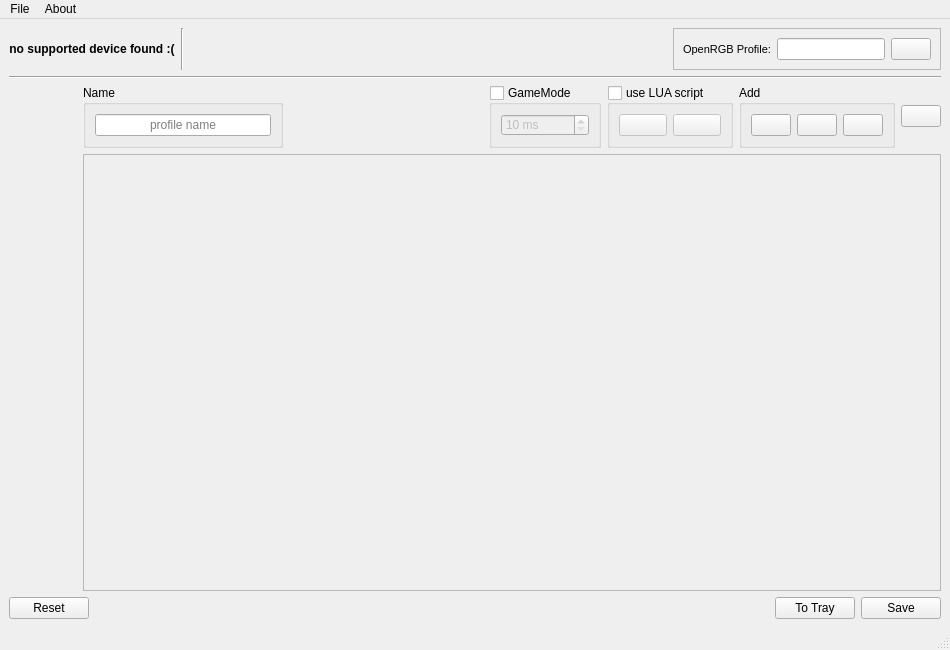
<?xml version="1.0" encoding="UTF-8"?>
<ui version="4.0">
 <class>MainWindow</class>
 <widget class="QMainWindow" name="MainWindow">
  <property name="geometry">
   <rect>
    <x>0</x>
    <y>0</y>
    <width>950</width>
    <height>650</height>
   </rect>
  </property>
  <property name="styleSheet">
   <string notr="true">QLabel#asd {
	image: url(:/icons/MEMORY_1.png);
	border: 4px solid black;
	border-radius: 10;
}

QLabel#asd:hover {
	border-color: rgb(0, 170, 255);
}

QLabel#asd:pressed {
	border-color: red;
}
</string>
  </property>
  <widget class="QWidget" name="centralwidget">
   <layout class="QVBoxLayout" name="verticalLayout">
    <item>
     <layout class="QHBoxLayout" name="horizontalLayout_6">
      <item>
       <layout class="QHBoxLayout" name="horizontalLayout_7">
        <item>
         <widget class="QLabel" name="supportedDevice">
          <property name="font">
           <font>
            <weight>75</weight>
            <bold>true</bold>
           </font>
          </property>
          <property name="text">
           <string>no supported device found :(</string>
          </property>
          <property name="alignment">
           <set>Qt::AlignCenter</set>
          </property>
         </widget>
        </item>
        <item>
         <widget class="Line" name="line_2">
          <property name="orientation">
           <enum>Qt::Vertical</enum>
          </property>
         </widget>
        </item>
       </layout>
      </item>
      <item>
       <layout class="QHBoxLayout" name="memoryKeySlots"/>
      </item>
      <item>
       <spacer name="horizontalSpacer_3">
        <property name="orientation">
         <enum>Qt::Horizontal</enum>
        </property>
        <property name="sizeHint" stdset="0">
         <size>
          <width>40</width>
          <height>20</height>
         </size>
        </property>
       </spacer>
      </item>
      <item>
       <widget class="QFrame" name="frame">
        <property name="sizePolicy">
         <sizepolicy hsizetype="Maximum" vsizetype="Preferred">
          <horstretch>0</horstretch>
          <verstretch>0</verstretch>
         </sizepolicy>
        </property>
        <property name="frameShape">
         <enum>QFrame::StyledPanel</enum>
        </property>
        <property name="frameShadow">
         <enum>QFrame::Raised</enum>
        </property>
        <layout class="QHBoxLayout" name="horizontalLayout">
         <item>
          <widget class="QLabel" name="label_2">
           <property name="sizePolicy">
            <sizepolicy hsizetype="Preferred" vsizetype="Preferred">
             <horstretch>0</horstretch>
             <verstretch>0</verstretch>
            </sizepolicy>
           </property>
           <property name="font">
            <font>
             <pointsize>8</pointsize>
            </font>
           </property>
           <property name="text">
            <string>OpenRGB Profile:</string>
           </property>
           <property name="alignment">
            <set>Qt::AlignCenter</set>
           </property>
          </widget>
         </item>
         <item>
          <widget class="QLineEdit" name="openRGBedit"/>
         </item>
         <item>
          <widget class="QPushButton" name="openRGBhelp">
           <property name="toolTip">
            <string>just freaking click it!</string>
           </property>
           <property name="whatsThis">
            <string>THIS IS A HELP BUTTON!</string>
           </property>
           <property name="text">
            <string/>
           </property>
           <property name="icon">
            <iconset theme="help-about">
             <normaloff>.</normaloff>.</iconset>
           </property>
          </widget>
         </item>
        </layout>
       </widget>
      </item>
     </layout>
    </item>
    <item>
     <widget class="Line" name="line">
      <property name="orientation">
       <enum>Qt::Horizontal</enum>
      </property>
     </widget>
    </item>
    <item>
     <layout class="QHBoxLayout" name="horizontalLayout_2">
      <item>
       <widget class="QScrollArea" name="scrollArea">
        <property name="sizePolicy">
         <sizepolicy hsizetype="Minimum" vsizetype="Expanding">
          <horstretch>0</horstretch>
          <verstretch>0</verstretch>
         </sizepolicy>
        </property>
        <property name="frameShape">
         <enum>QFrame::NoFrame</enum>
        </property>
        <property name="lineWidth">
         <number>1</number>
        </property>
        <property name="widgetResizable">
         <bool>true</bool>
        </property>
        <property name="alignment">
         <set>Qt::AlignLeading|Qt::AlignLeft|Qt::AlignTop</set>
        </property>
        <widget class="QWidget" name="macroKeys">
         <property name="geometry">
          <rect>
           <x>0</x>
           <y>0</y>
           <width>83</width>
           <height>460</height>
          </rect>
         </property>
         <layout class="QVBoxLayout" name="verticalLayout_2">
          <property name="leftMargin">
           <number>4</number>
          </property>
          <property name="topMargin">
           <number>4</number>
          </property>
          <property name="rightMargin">
           <number>4</number>
          </property>
          <property name="bottomMargin">
           <number>4</number>
          </property>
          <item>
           <layout class="QVBoxLayout" name="macroKeySlots"/>
          </item>
         </layout>
        </widget>
       </widget>
      </item>
      <item>
       <layout class="QVBoxLayout" name="verticalLayout_3">
        <item>
         <layout class="QHBoxLayout" name="horizontalLayout_4">
          <item>
           <widget class="QGroupBox" name="groupBox_2">
            <property name="title">
             <string>Name</string>
            </property>
            <layout class="QHBoxLayout" name="horizontalLayout_8">
             <item>
              <widget class="QLineEdit" name="macroNameEdit">
               <property name="alignment">
                <set>Qt::AlignCenter</set>
               </property>
               <property name="placeholderText">
                <string>profile name</string>
               </property>
              </widget>
             </item>
            </layout>
           </widget>
          </item>
          <item>
           <spacer name="horizontalSpacer_2">
            <property name="orientation">
             <enum>Qt::Horizontal</enum>
            </property>
            <property name="sizeHint" stdset="0">
             <size>
              <width>40</width>
              <height>20</height>
             </size>
            </property>
           </spacer>
          </item>
          <item>
           <widget class="QGroupBox" name="gameMode">
            <property name="toolTip">
             <string>&lt;html&gt;&lt;head/&gt;&lt;body&gt;&lt;p&gt;&amp;quot;GameMode&amp;quot; adds a delay between actions.&lt;/p&gt;&lt;p&gt;Some games struggle to recognize it when execution is too fast.&lt;/p&gt;&lt;/body&gt;&lt;/html&gt;</string>
            </property>
            <property name="title">
             <string>GameMode</string>
            </property>
            <property name="checkable">
             <bool>true</bool>
            </property>
            <property name="checked">
             <bool>false</bool>
            </property>
            <layout class="QHBoxLayout" name="horizontalLayout_9">
             <item>
              <widget class="QSpinBox" name="gameModeTime">
               <property name="toolTip">
                <string>delay in milliseconds</string>
               </property>
               <property name="suffix">
                <string> ms</string>
               </property>
               <property name="minimum">
                <number>10</number>
               </property>
               <property name="maximum">
                <number>1000</number>
               </property>
               <property name="singleStep">
                <number>10</number>
               </property>
               <property name="stepType">
                <enum>QAbstractSpinBox::DefaultStepType</enum>
               </property>
              </widget>
             </item>
            </layout>
           </widget>
          </item>
          <item>
           <widget class="QGroupBox" name="useScripting">
            <property name="title">
             <string>use LUA script</string>
            </property>
            <property name="checkable">
             <bool>true</bool>
            </property>
            <property name="checked">
             <bool>false</bool>
            </property>
            <layout class="QHBoxLayout" name="horizontalLayout_10">
             <item>
              <widget class="QPushButton" name="editScript">
               <property name="toolTip">
                <string>edit LUA script</string>
               </property>
               <property name="icon">
                <iconset theme="document-edit"/>
               </property>
              </widget>
             </item>
             <item>
              <widget class="QPushButton" name="checkScript">
               <property name="toolTip">
                <string>validate LUA script</string>
               </property>
               <property name="icon">
                <iconset theme="dialog-ok"/>
               </property>
              </widget>
             </item>
            </layout>
           </widget>
          </item>
          <item>
           <widget class="QGroupBox" name="addBox">
            <property name="title">
             <string>Add</string>
            </property>
            <layout class="QHBoxLayout" name="horizontalLayout_5">
             <item>
              <widget class="QPushButton" name="addKey">
               <property name="toolTip">
                <string>add key</string>
               </property>
               <property name="icon">
                <iconset theme="input-keyboard">
                 <normaloff>.</normaloff>.</iconset>
               </property>
              </widget>
             </item>
             <item>
              <widget class="QPushButton" name="addDelay">
               <property name="toolTip">
                <string>add delay</string>
               </property>
               <property name="icon">
                <iconset theme="chronometer"/>
               </property>
              </widget>
             </item>
             <item>
              <widget class="QPushButton" name="addCommand">
               <property name="toolTip">
                <string>add command</string>
               </property>
               <property name="icon">
                <iconset theme="utilities-terminal"/>
               </property>
              </widget>
             </item>
            </layout>
           </widget>
          </item>
          <item>
           <widget class="QPushButton" name="clearAllButton">
            <property name="focusPolicy">
             <enum>Qt::NoFocus</enum>
            </property>
            <property name="toolTip">
             <string>&lt;html&gt;&lt;head/&gt;&lt;body&gt;&lt;p&gt;delete profile&lt;/p&gt;&lt;/body&gt;&lt;/html&gt;</string>
            </property>
            <property name="icon">
             <iconset theme="edit-delete">
              <normaloff>.</normaloff>.</iconset>
            </property>
           </widget>
          </item>
         </layout>
        </item>
        <item>
         <widget class="QScrollArea" name="keyListWidget">
          <property name="widgetResizable">
           <bool>true</bool>
          </property>
          <widget class="CListWidgetContent" name="keyListWidgetContents">
           <property name="geometry">
            <rect>
             <x>0</x>
             <y>0</y>
             <width>841</width>
             <height>364</height>
            </rect>
           </property>
          </widget>
         </widget>
        </item>
       </layout>
      </item>
     </layout>
    </item>
    <item>
     <layout class="QHBoxLayout" name="horizontalLayout_3">
      <item>
       <widget class="QPushButton" name="resetButton">
        <property name="text">
         <string>Reset</string>
        </property>
        <property name="icon">
         <iconset theme="edit-undo">
          <normaloff>.</normaloff>.</iconset>
        </property>
       </widget>
      </item>
      <item>
       <spacer name="horizontalSpacer">
        <property name="orientation">
         <enum>Qt::Horizontal</enum>
        </property>
        <property name="sizeHint" stdset="0">
         <size>
          <width>40</width>
          <height>20</height>
         </size>
        </property>
       </spacer>
      </item>
      <item>
       <widget class="QPushButton" name="toTrayButton">
        <property name="text">
         <string>To Tray</string>
        </property>
        <property name="icon">
         <iconset theme="go-bottom">
          <normaloff>.</normaloff>.</iconset>
        </property>
       </widget>
      </item>
      <item>
       <widget class="QPushButton" name="saveButton">
        <property name="text">
         <string>Save</string>
        </property>
        <property name="icon">
         <iconset theme="document-save">
          <normaloff>.</normaloff>.</iconset>
        </property>
       </widget>
      </item>
     </layout>
    </item>
   </layout>
  </widget>
  <widget class="QMenuBar" name="menubar">
   <property name="geometry">
    <rect>
     <x>0</x>
     <y>0</y>
     <width>950</width>
     <height>34</height>
    </rect>
   </property>
   <widget class="QMenu" name="menuFile">
    <property name="title">
     <string>File</string>
    </property>
    <addaction name="actionOpenConfigFolder"/>
    <addaction name="actionOpenLogFolder"/>
    <addaction name="separator"/>
    <addaction name="actionSettings"/>
    <addaction name="separator"/>
    <addaction name="actionRestartService"/>
    <addaction name="separator"/>
    <addaction name="actionExit"/>
   </widget>
   <widget class="QMenu" name="menuAbout">
    <property name="title">
     <string>About</string>
    </property>
    <addaction name="actionGitHub"/>
    <addaction name="actionReport_issue"/>
    <addaction name="separator"/>
    <addaction name="actionAbout_Qt"/>
    <addaction name="actionAbout"/>
   </widget>
   <addaction name="menuFile"/>
   <addaction name="menuAbout"/>
  </widget>
  <widget class="QStatusBar" name="bottomStatusBar"/>
  <action name="actionGitHub">
   <property name="icon">
    <iconset theme="system-help">
     <normaloff>.</normaloff>.</iconset>
   </property>
   <property name="text">
    <string>GitHub</string>
   </property>
  </action>
  <action name="actionReport_issue">
   <property name="icon">
    <iconset theme="mail-send">
     <normaloff>.</normaloff>.</iconset>
   </property>
   <property name="text">
    <string>Report issue</string>
   </property>
  </action>
  <action name="actionAbout_Qt">
   <property name="icon">
    <iconset theme="help-about">
     <normaloff>.</normaloff>.</iconset>
   </property>
   <property name="text">
    <string>About Qt</string>
   </property>
  </action>
  <action name="actionAbout">
   <property name="icon">
    <iconset theme="help-about">
     <normaloff>.</normaloff>.</iconset>
   </property>
   <property name="text">
    <string>About</string>
   </property>
  </action>
  <action name="actionExport_config">
   <property name="icon">
    <iconset theme="document-save-as">
     <normaloff>.</normaloff>.</iconset>
   </property>
   <property name="text">
    <string>Export config...(soon)</string>
   </property>
  </action>
  <action name="actionOpenConfigFolder">
   <property name="icon">
    <iconset theme="document-open">
     <normaloff>.</normaloff>.</iconset>
   </property>
   <property name="text">
    <string>Open config folder</string>
   </property>
  </action>
  <action name="actionExit">
   <property name="icon">
    <iconset theme="application-exit">
     <normaloff>.</normaloff>.</iconset>
   </property>
   <property name="text">
    <string>Exit</string>
   </property>
   <property name="shortcut">
    <string>Ctrl+Q</string>
   </property>
  </action>
  <action name="actionRestartService">
   <property name="icon">
    <iconset theme="view-refresh">
     <normaloff>.</normaloff>.</iconset>
   </property>
   <property name="text">
    <string>Force restart driver</string>
   </property>
   <property name="toolTip">
    <string>check status of the background service</string>
   </property>
  </action>
  <action name="actionOpenLogFolder">
   <property name="icon">
    <iconset theme="text">
     <normaloff>.</normaloff>.</iconset>
   </property>
   <property name="text">
    <string>Open log folder</string>
   </property>
  </action>
  <action name="actionSettings">
   <property name="icon">
    <iconset theme="preferences-desktop-personal">
     <normaloff>.</normaloff>.</iconset>
   </property>
   <property name="text">
    <string>Settings</string>
   </property>
  </action>
 </widget>
 <customwidgets>
  <customwidget>
   <class>CListWidgetContent</class>
   <extends>QWidget</extends>
   <header location="global">gui.customwidgets</header>
   <container>1</container>
  </customwidget>
 </customwidgets>
 <resources/>
 <connections/>
</ui>
